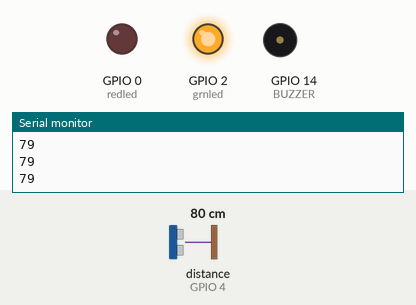
This sketch was run on a simulated ESP8266 (NodeMCU). Parts: output pins drawn as LEDs (lit = HIGH), buzzer (waves = sounding), the last lines printed to the serial monitor. Wiring (inferred from the names in the program): ultrasonic range finder: trigger GPIO 5; echo GPIO 4. The inputs (shaded band) are chosen by the test bench; at power-on: distance to the obstacle (sensor on GPIO 4) 80 cm. The echo pulse lasts 58.3 µs per cm; WiFi joins after 1.5 s; servers stay silent unless stated; pins used as bus, display or sensor lines are not drawn.

Above: at 2.7 s.
2.8 s: distance to the obstacle (sensor on GPIO 4) set to 7 cm
4.3 s: distance to the obstacle (sensor on GPIO 4) set to 4 cm
At 5.5 s:
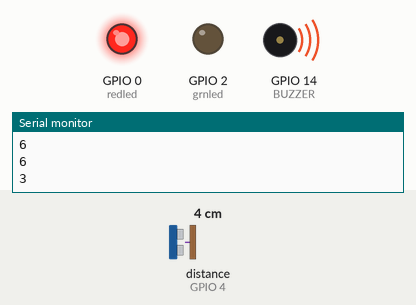
At 11.95 s:
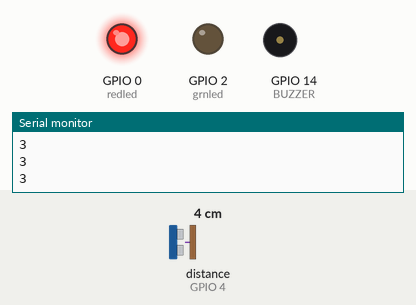
Timing chart, 0 to 13.3 s (numbered marks = the images above; inputs shaded):
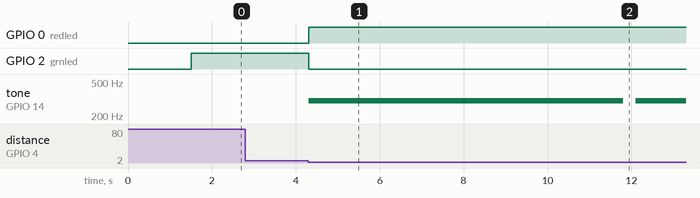

Measured:
- the behaviour switches between 6 and 5 cm on distance to the obstacle (sensor on GPIO 4) (found by bisection; images 0 and 1)
- after the input at 4.3 s, GPIO 0 (redled): LOW → HIGH at once; GPIO 2 (grnled): HIGH → LOW at once; tone on GPIO 14 (BUZZER): silent → 300 Hz at once, → silent 7.5 s later, → 300 Hz 0.30 s later

The sketch:

Flood_Warning_System.ino
```cpp
#include "ThingSpeak.h"
#include <ESP8266WiFi.h>
const int trigPin1 = 5; //D1
const int echoPin1 = 4; //D2
#define redled 0 //D3
#define grnled 2 //D4
#define BUZZER 14 //D5 //buzzer pin
unsigned long ch_no = 1183504;//Replace with Thingspeak Channel number
const char * write_api = "8K6P0M62WGLOPZA2";//Replace with Thingspeak write API
char auth[] = "mwa0000019892156";
char ssid[] = "glenn";
char pass[] = "fill this area";
unsigned long startMillis;
unsigned long currentMillis;
const unsigned long period = 10000;
WiFiClient  client;
long duration1;
int distance1;
void setup()
{
  pinMode(trigPin1, OUTPUT);
  pinMode(echoPin1, INPUT);
  pinMode(redled, OUTPUT);
  pinMode(grnled, OUTPUT);
  digitalWrite(redled, LOW);
  digitalWrite(grnled, LOW);
  Serial.begin(115200);
  WiFi.begin(ssid, pass);
  while (WiFi.status() != WL_CONNECTED)
  {
    delay(500);
    Serial.print(".");
  }
  Serial.println("WiFi connected");
  Serial.println(WiFi.localIP());
  ThingSpeak.begin(client);
  startMillis = millis();  //initial start time
}
void loop()
{
  digitalWrite(trigPin1, LOW);
  delayMicroseconds(2);
  digitalWrite(trigPin1, HIGH);
  delayMicroseconds(10);
  digitalWrite(trigPin1, LOW);
  duration1 = pulseIn(echoPin1, HIGH);
  distance1 = duration1 * 0.034 / 2;
  Serial.println(distance1);
  if (distance1 <= 4)
  {
    digitalWrite(redled, HIGH);
    tone(BUZZER, 300);
    digitalWrite(grnled, LOW);
    delay(1500);
    noTone(BUZZER);
  }
  else
  {
    digitalWrite(grnled, HIGH);
    digitalWrite(redled, LOW);
  }
  currentMillis = millis();
  if (currentMillis - startMillis >= period)
  {
    ThingSpeak.setField(1, distance1);
    ThingSpeak.writeFields(ch_no, write_api);
    startMillis = currentMillis;
  }
}
```
